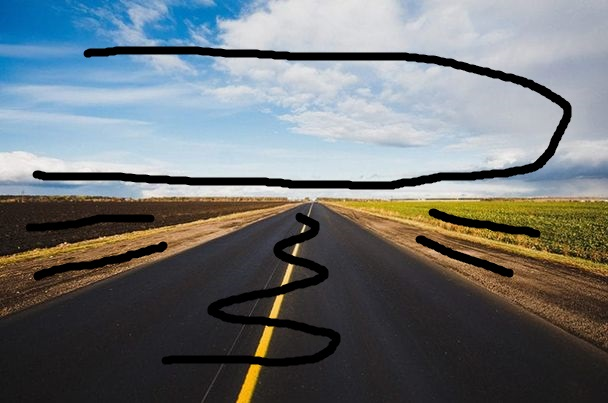
#> input picture HW3/marker_img.jpg, 608 x 403 px
$ python marker.py
#> lines starting #> are read from the running program, lines starting #| are printed output that depends on the picture; after the words box and inside, x2 and y2 are one past the last pixel; in counts of white or black regions, pixels touching at a corner belong together
import cv2
import numpy as np
from skimage.feature import local_binary_pattern
from scipy import ndimage
from matplotlib import pyplot as plt
def marker(img):
#> called with img = 'marker_img.jpg'
    images = cv2.imread(img)
#> images is the input picture: shape (403, 608, 3); mean B, G, R 116, 114.3, 109.6
    kernel = np.ones((3,3), np.uint8)
    gray = cv2.cvtColor(images,cv2.COLOR_BGR2GRAY)
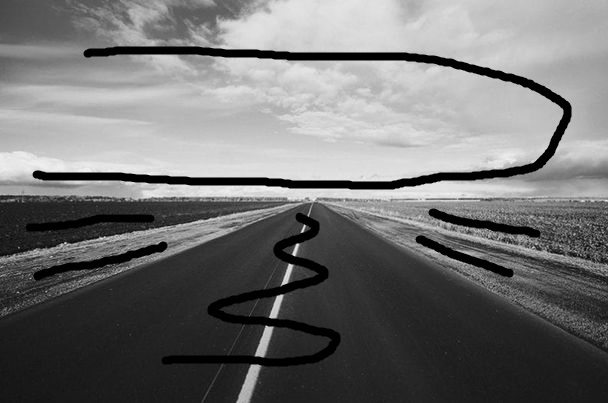
#> gray: shape (403, 608); min 0, max 244, mean 113.1
    ret,markerImag = cv2.threshold(gray,10,255,cv2.THRESH_BINARY_INV)
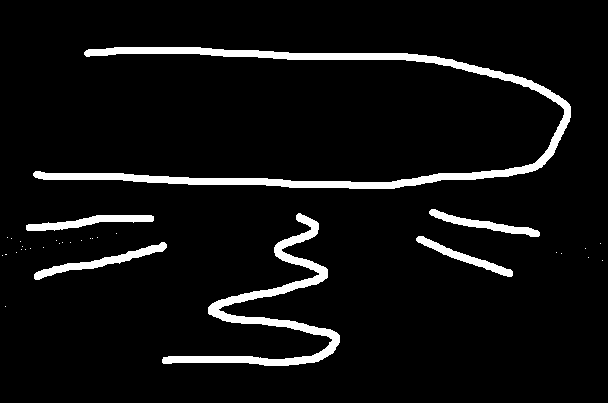
#> markerImag: shape (403, 608); 6.3% white; 33 white regions (27 under 20 px), largest, box (x1, y1, x2, y2) and area: (33, 47, 571, 189) 7656, (162, 213, 340, 366) 4260, (34, 242, 167, 280) 1029, (26, 215, 154, 231) 922, (429, 209, 540, 237) 824, (416, 236, 513, 277) 772
    markerImag = cv2.dilate(markerImag, kernel, iterations = 4)
#> markerImag: shape (403, 608); 15.1% white; 17 white regions, largest, box (x1, y1, x2, y2) and area: (29, 43, 575, 193) 17110, (158, 209, 344, 370) 9538, (30, 238, 171, 284) 2466
    markerImag = cv2.erode(markerImag, kernel, iterations = 5)
#> markerImag: shape (403, 608); 4.5% white; 6 white regions, box (x1, y1, x2, y2) and area: (34, 48, 570, 188) 5320, (163, 214, 339, 365) 3198, (35, 243, 166, 279) 696, (27, 216, 153, 230) 654, (430, 210, 539, 236) 550, (417, 237, 512, 276) 500
    #cv2.imshow("marker",markerImag)
    cv2.imwrite("marker.jpg",markerImag)
    ret, markers = cv2.connectedComponents(markerImag) #markerImag > 0 : marker  | |  markerImag == 0 : ignore
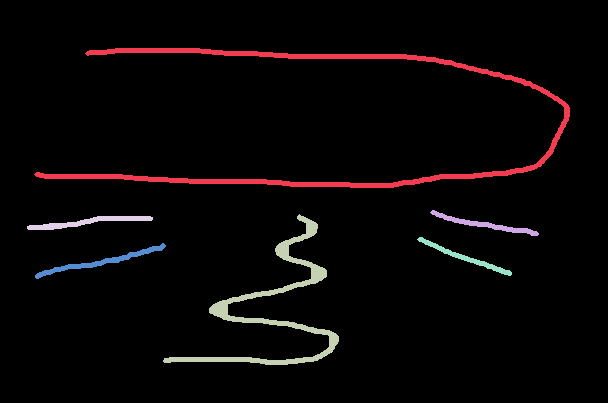
#> markers: shape (403, 608) int32; 7 distinct labels, from 0 to 6; one colour per label, 0 black
#> ret = 7
    return markers

markers = marker("marker_img.jpg")
image = cv2.imread("original.jpg")
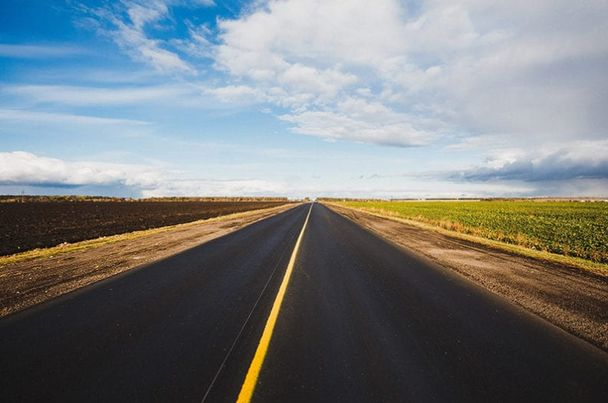
#> input picture HW3/original.jpg, 608 x 403 px
#> image is the input picture: shape (403, 608, 3); mean B, G, R 125.2, 124, 119.4
Hist = cv2.calcHist([image], [0], None, [256], [0,256])
#> Hist = 256 values, max 4130 at index 30, min 0 at index 244, mean 957.1
plt.plot(Hist)
plt.show()
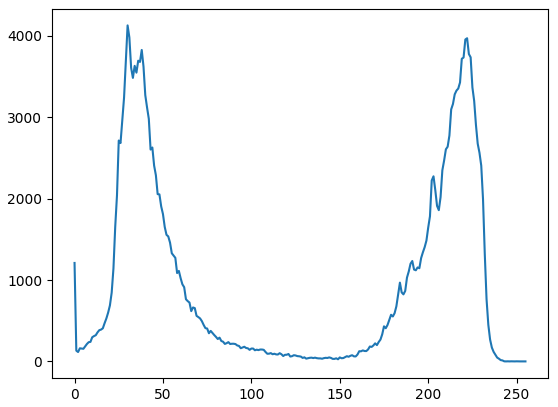
#> figure drawn by matplotlib, 1 panel; curve peaks at x = 30, y = 4130
result = cv2.watershed(image,markers)#result == 1 : ignore  | |  result == -1 : edge
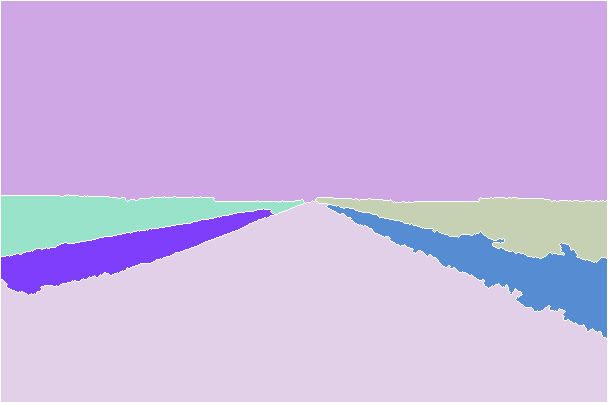
#> result: shape (403, 608) int32; 7 distinct labels, from -1 to 6; one colour per label, 0 black, -1 white
image[result==-1]=[0,255,0]
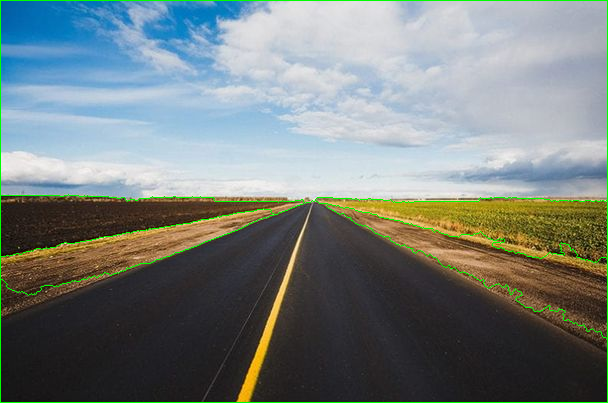
#> image: shape (403, 608, 3); 1.59% of pixels changed, all inside (x1, y1, x2, y2) = (0, 0, 608, 403)
cv2.imwrite("watershed.jpg",image)
cv2.imshow('result', image)
# [4 lines of commented-out code are left out]
while True :
    if cv2.waitKey(1) & 0xFF == ord('q'):
#> (key q is pressed here)
        break
cv2.destroyAllWindows()
